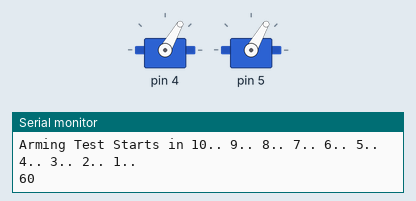
Recording of a sketch running on a simulated Arduino Uno, built with avr-gcc and run on an emulated ATmega328P. On the bench: 2 × servo, the last lines printed to the serial monitor.

Above: at 0.1 s.
At 6.1 s:
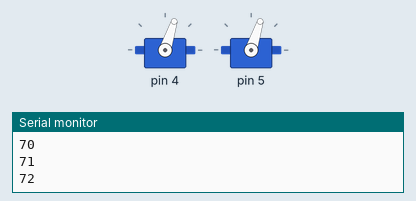
At 10.1 s:
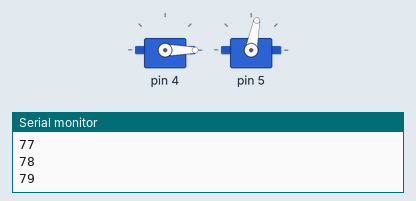
Timing chart, 0 to 11.6 s (numbered marks = the images above):
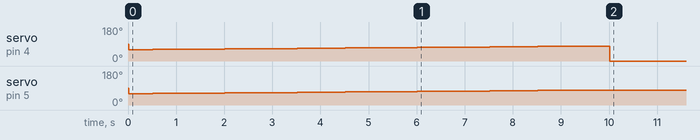

Measured:
- by itself, servo on pin 4: 90° → 60° at 0.01 s, → 61° 0.50 s later, → 62° 0.50 s later, → 63° 0.50 s later, … (21 changes in this stretch)

The sketch:

esc_arm_test.ino
```cpp
#include <Servo.h>
#define M1 PB5
#define M2 PB4
Servo M2_Throttle;
Servo M1_Steering;


void setup ()
{
  pinMode(M1, OUTPUT);
  pinMode(M2, OUTPUT);
  M2_Throttle.attach(M2, 1000, 2000);
  M1_Steering.attach(M1, 1000, 2000);
  Serial.begin(9600);
  int i = 0;
  delay(10);
  //Give some time before you start anything like switching on your ESC / Motor

  Serial.print("Arming Test Starts in ");
  for(i =10; i > 0; i--)
  {
     Serial.print(i);
     Serial.print(".. ");
  }

  Serial.println();

// Watch for the tone when the ESC gets armed

  for(i = 60; i < 80; i++)
  {
     M1_Steering.write(i);
     M2_Throttle.write(i);
     Serial.println(i);
     delay(500);
  }

}

void DRIVE(int speed) {
  //M2_Throttle.writeMicroseconds(speed);
  M1_Steering.writeMicroseconds(speed);

}

void loop() {

  // Drive both motors backwards

  /*
  for(int i = 1500; i > 1000; i--) {
    M1_Steering.write(i);
  }
  */

  //M1_Steering.write(1000);
  M2_Throttle.write(1000);

  // Waiting 2 seconds
  delay(2000);
  /*
  for (int i = 1500; i < 2000; i++) {
    M1_Steering.write(i);
  }
  */

  //M1_Steering.write(1800);

  // Waiting 5 seconds
  delay(5000);

}
```
